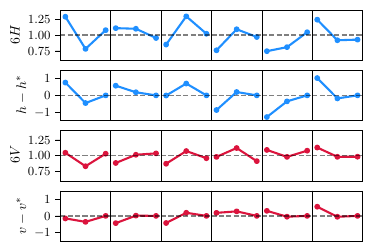

This chart was generated by the following Python code:
import numpy as np
import matplotlib.pyplot as plt
plt.style.use('thesis.mplstyle')
from colors import red, blue

# fig, ax = plt.subplots(1, 1, figsize=(2,2))
data = np.load("../data/svf/data.npz")
h, v, H, V = data['h'], data['v'], data['H'], data['V']

N = 6
s = 10
alpha = 0.5
linestyle = '--'
fig, axs = plt.subplots(4, N, figsize=(3.9,3))
steps = np.arange(1,3+1)
for j in range(N):
    y1 = H[:, j]
    y2 = (h[:, j] - h[-1, j]) * 1e2
    y3 = V[:, j]
    y4 = (v[:, j] - v[-1, j]) * 1e2
    # H
    axs[0, j].plot(steps, y1, color=blue)
    axs[0, j].scatter(steps, y1, color=blue, s=s)
    axs[0, j].set_ylim(0.6, 1.4)
    axs[0, j].axhline(y=1, color='k', linestyle=linestyle, linewidth=1, alpha=alpha)
    # h
    axs[1, j].plot(steps, y2, color=blue)
    axs[1, j].scatter(steps, y2, color=blue, s=s)
    axs[1, j].set_ylim(-1.5, 1.5)
    axs[1, j].axhline(y=0, color='k', linestyle=linestyle, linewidth=1, alpha=alpha)
    # V
    axs[2, j].plot(steps, y3, color=red)
    axs[2, j].scatter(steps, y3, color=red, s=s)
    axs[2, j].set_ylim(0.6, 1.4)
    axs[2, j].axhline(y=1, color='k', linestyle=linestyle, linewidth=1, alpha=alpha)
    # v
    axs[3, j].plot(steps, y4, color=red)
    axs[3, j].scatter(steps, y4, color=red, s=s)
    axs[3, j].set_ylim(-1.5, 1.5)
    axs[3, j].axhline(y=0, color='k', linestyle=linestyle, linewidth=1, alpha=alpha)
    if j > 0:
        axs[0, j].set_yticks([])
        axs[1, j].set_yticks([])
        axs[2, j].set_yticks([])
        axs[3, j].set_yticks([])

for ax in axs.flatten():
    ax.set_xticks([])
    ax.set_xlim(0.75, 3.25)

axs[0, 0].set_ylabel('$6H$')
axs[1, 0].set_ylabel('$h - h^*$')
axs[2, 0].set_ylabel('$6V$')
axs[3, 0].set_ylabel('$v - v^*$')

fig.subplots_adjust(wspace=0)
plt.savefig("svf.pdf" , bbox_inches='tight')
plt.close()